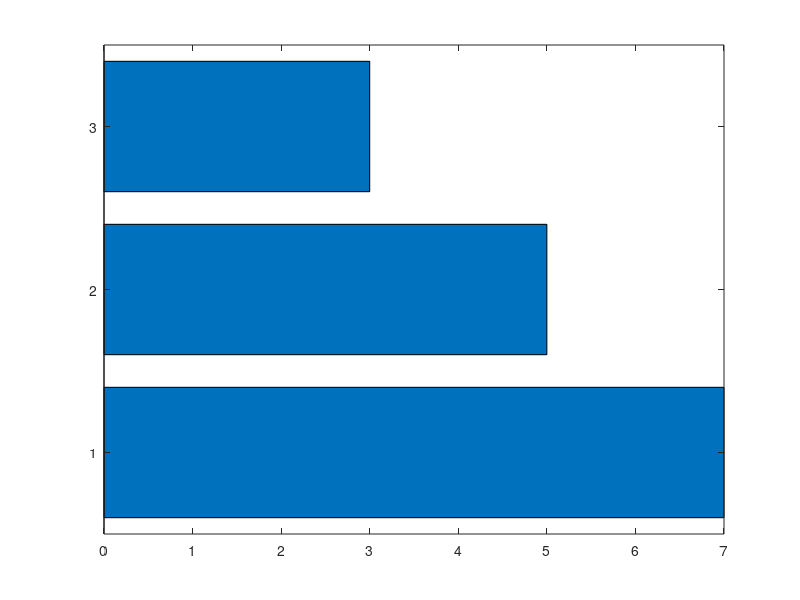

Here is the MATLAB script that generated this plot: (Note: this script raises an error after producing the figure.)
% MATLAB Code for Chart 1: POWER OUTAGE CHARACTERISTICS

% 1. Define categories and counts from your summary data
categories = {'Often', 'Off-grid', 'Sometimes'};
counts = [7, 5, 3];
% The data is already sorted, but we keep the sort logic for consistency
[sorted_counts, sort_order] = sort(counts, 'descend');
sorted_categories = categories(sort_order);

% 2. Create the horizontal bar chart
fig1 = figure; % Creates a new figure window for the first chart
set (fig1, "Position", [100, 100, 600, 200])
b = barh(sorted_counts);

% --- Add custom colors ---
bar_colors = [
    [0.9, 0.2, 0.2];  % Red for 'Often'
    [0.5, 0.5, 0.5];  % Grey for 'Off-grid'
    [0.9, 0.7, 0.2]   % Yellow for 'Sometimes'
];
b.FaceColor = 'flat';
b.CData = bar_colors;

% 3. Customize the chart
title('Frequency of Power Outages');
xlabel('Number of Occurrences');
%ylabel('Category');
set(gca, 'yticklabel', sorted_categories);
grid on;
ylim([0.5, length(categories) + 0.5]);
xlim([0, 8]); % Adjust x-limit to fit data and annotations

% 4. Add count labels inside the bars
xtips = b.YData;
ytips = b.XData;
labels = string(xtips);
text(xtips - 0.3, ytips, labels, 'HorizontalAlignment', 'center', ...
     'VerticalAlignment', 'middle', 'Color', 'white', 'FontWeight', 'bold');

% --- SPECIAL: Add annotation for average outage duration ---
% Find the bar corresponding to 'Often'
often_bar_index = find(strcmp(sorted_categories, 'Often'));
% Add text annotation next to that bar
annotation_text = 'Avg. max duration = 3 hours';
text(sorted_counts(often_bar_index) + 0.2, ... % x-position (just right of the bar)
     often_bar_index, ...                         % y-position (at the bar's height)
     annotation_text, ...
     'VerticalAlignment', 'middle', 'FontWeight', 'bold');